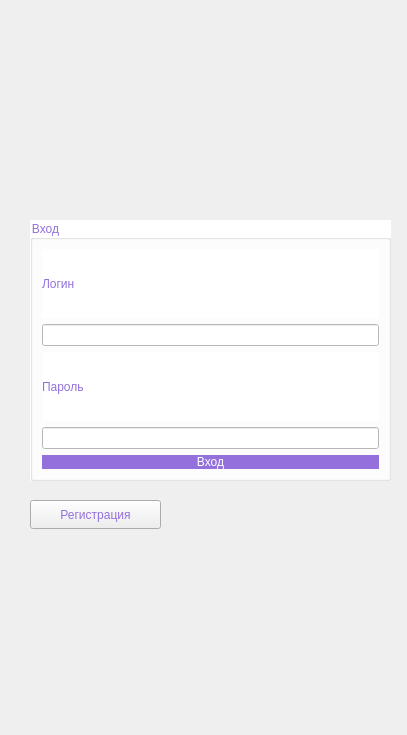
<?xml version="1.0" encoding="UTF-8"?>
<ui version="4.0">
 <class>vxod</class>
 <widget class="QDialog" name="vxod">
  <property name="geometry">
   <rect>
    <x>0</x>
    <y>0</y>
    <width>407</width>
    <height>735</height>
   </rect>
  </property>
  <property name="windowTitle">
   <string>Dialog</string>
  </property>
  <widget class="QGroupBox" name="groupBox">
   <property name="geometry">
    <rect>
     <x>30</x>
     <y>220</y>
     <width>361</width>
     <height>261</height>
    </rect>
   </property>
   <property name="styleSheet">
    <string notr="true">background-color: rgb(255, 255, 255);
font: 12pt &quot;STXihei&quot;;
color: rgb(147, 112, 219);</string>
   </property>
   <property name="title">
    <string>Вход</string>
   </property>
   <layout class="QVBoxLayout" name="verticalLayout">
    <item>
     <widget class="QLabel" name="label">
      <property name="text">
       <string>Логин</string>
      </property>
     </widget>
    </item>
    <item>
     <widget class="QLineEdit" name="lineEdit"/>
    </item>
    <item>
     <widget class="QLabel" name="label_2">
      <property name="text">
       <string>Пароль</string>
      </property>
     </widget>
    </item>
    <item>
     <widget class="QLineEdit" name="lineEdit_2"/>
    </item>
    <item>
     <widget class="QPushButton" name="pushButton">
      <property name="styleSheet">
       <string notr="true">border-radius: 10px;
font: 15pt &quot;STXihei&quot;;
    color: white;
    transition: .2s linear;
    background: #9370DB;
 box-shadow: 0 0 0 2px white, 0 0 0 4px #3C82F8;</string>
      </property>
      <property name="text">
       <string>Вход</string>
      </property>
     </widget>
    </item>
   </layout>
  </widget>
  <widget class="QPushButton" name="pushButton_2">
   <property name="geometry">
    <rect>
     <x>30</x>
     <y>500</y>
     <width>131</width>
     <height>29</height>
    </rect>
   </property>
   <property name="font">
    <font>
     <family>Segoe UI</family>
     <pointsize>9</pointsize>
     <italic>false</italic>
     <bold>false</bold>
    </font>
   </property>
   <property name="styleSheet">
    <string notr="true">font: 9pt &quot;Segoe UI&quot;;
color: rgb(147, 112, 219);</string>
   </property>
   <property name="text">
    <string>Регистрация</string>
   </property>
   <property name="flat">
    <bool>false</bool>
   </property>
  </widget>
 </widget>
 <resources/>
 <connections/>
</ui>
